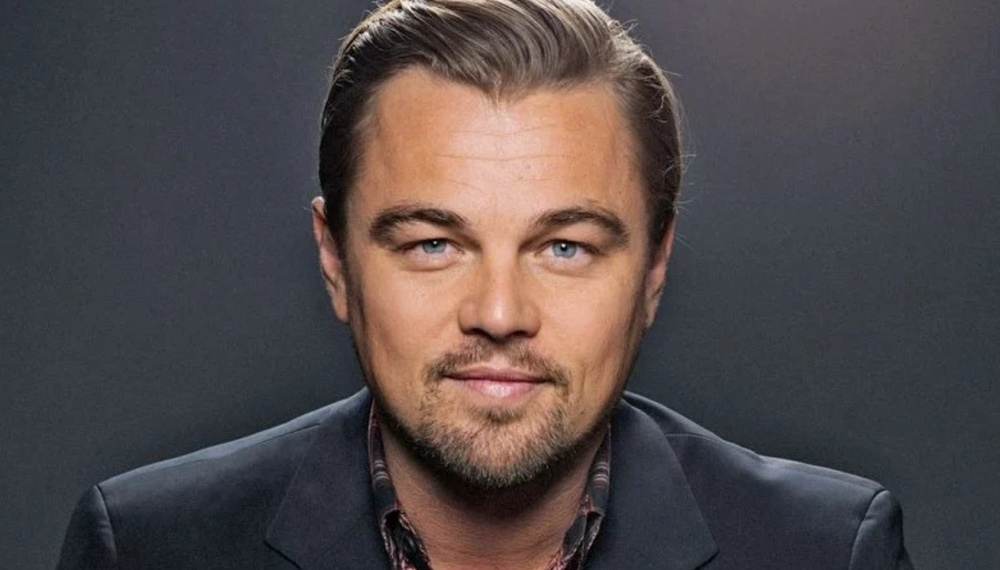
#> input picture test_image.jpg, 1000 x 570 px, shrunk from 1860 x 1060 before the run
$ python face_detector.py
#> lines starting #> are read from the running program, lines starting #| are printed output that depends on the picture
import cv2
import sys

def detect_faces(image_path):
#> called with image_path = 'test_image.jpg'
    face_cascade = cv2.CascadeClassifier(cv2.data.haarcascades + 'haarcascade_frontalface_default.xml')

    # Читаем изображение
    image = cv2.imread(image_path)
#> image is the input picture: shape (570, 1000, 3); mean B, G, R 74.2, 73.4, 81.5
    if image is None:
        print("Error: Could not read image.")
        return

    # Преобразуем изображение в градации серого
    gray = cv2.cvtColor(image, cv2.COLOR_BGR2GRAY)
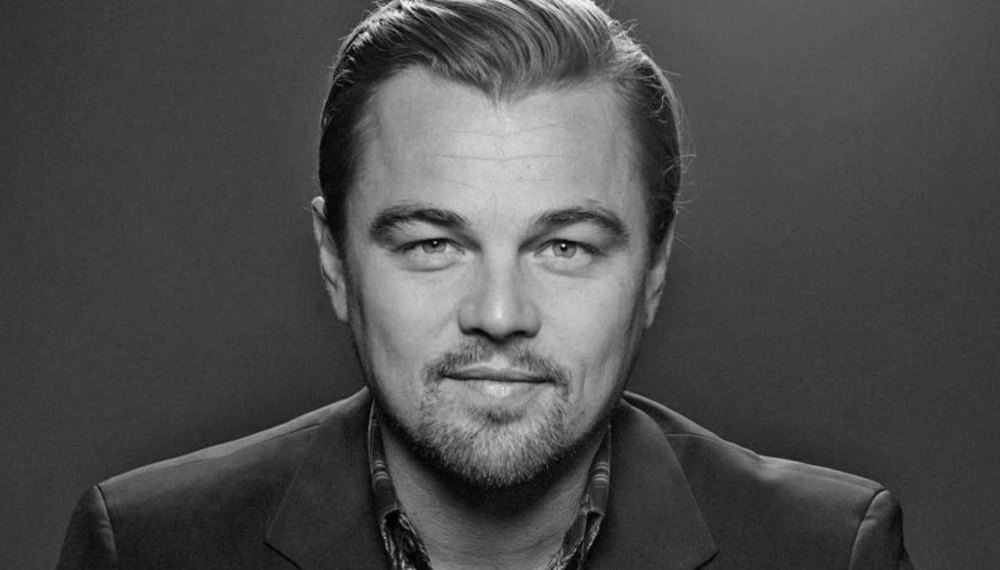
#> gray: shape (570, 1000); min 0, max 246, mean 75.9

    # Находим лица на изображении
    faces = face_cascade.detectMultiScale(gray, scaleFactor=1.1, minNeighbors=5, minSize=(30, 30))
#> faces = [[322, 108, 349, 349]]

    # Выводим результат
    print(f"Found {len(faces)} face(s) in the image.")
#| Found 1 face(s) in the image.

    # Отображаем координаты найденных лиц
    for (x, y, w, h) in faces:
        print(f"Face at [{x}, {y}, {w}, {h}]")
#> this loop made 1 pass
#| Face at [322, 108, 349, 349]

if __name__ == "__main__":
    image_path = sys.argv[1] if len(sys.argv) > 1 else "test_image.jpg"
    detect_faces(image_path)
